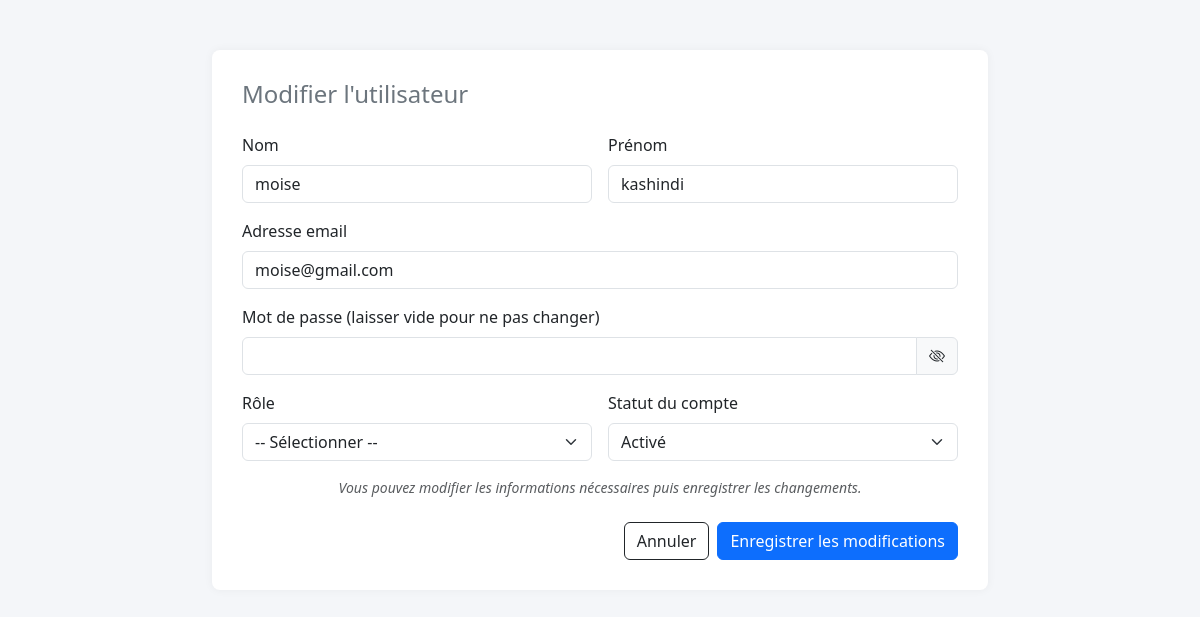
Screenshot of /modifier.php?id=3 with the database file from the repository.
### tables this page shows
CREATE TABLE `users` (
  `id` bigint(20) NOT NULL,
  `user_id` varchar(255) NOT NULL,
  `nom` text NOT NULL,
  `prenom` text NOT NULL,
  `mot_de_passe` varchar(100) NOT NULL,
  `email` varchar(100) NOT NULL,
  `type` tinytext NOT NULL DEFAULT 'Client',
  `limite_retrait` varchar(255) NOT NULL,
  `statut_compte` varchar(255) NOT NULL,
  `devise_utilisee` varchar(255) NOT NULL
);

### modifier.php (the view, shortened to what this page needs)
<?php
require 'Backend/connexion/conn.php';
$userId = (int) $_GET['id'];
$query = "SELECT * FROM users WHERE id = ?";
$stmt = $conn->prepare($query);
$stmt->bind_param("i", $userId);
$stmt->execute();
$result = $stmt->get_result();
$user = $result->fetch_assoc();
function selected($value, $current) {
    return $value === $current ? "selected" : "";
}
?>
<!DOCTYPE html>
<html lang="fr">
<head>
  <link href="https://cdn.jsdelivr.net/npm/bootstrap@5.3.3/dist/css/bootstrap.min.css" rel="stylesheet">
  <link rel="stylesheet" href="https://cdn.jsdelivr.net/npm/bootstrap-icons@1.10.5/font/bootstrap-icons.css">
</head>
<body>
  <div class="container">
    <div class="form-section">
      <h4 class="mb-4 text-secondary">Modifier l'utilisateur</h4>
      <form method="POST">
        <div class="d-flex justify-content-start gap-3 m-auto">
          <div class="mb-3 w-100">
            <label for="nom" class="form-label">Nom</label>
            <input type="text" class="form-control" id="nom" name="nom" value="<?= htmlspecialchars($user['nom']) ?>" required>
          </div>
          <div class="mb-3 w-100">
            <label for="prenom" class="form-label">Prénom</label>
            <input type="text" class="form-control" id="prenom" name="prenom" value="<?= htmlspecialchars($user['prenom']) ?>" required>
          </div>
        </div>
        <div class="mb-3">
          <label for="email" class="form-label">Adresse email</label>
          <input type="email" class="form-control" id="email" name="email" value="<?= htmlspecialchars($user['email']) ?>" required>
        </div>
        <div class="mb-3">
          <label for="mot_de_passe" class="form-label">Mot de passe (laisser vide pour ne pas changer)</label>
          <div class="input-group">
            <input type="password" class="form-control" id="mot_de_passe" name="mot_de_passe">
            <span class="input-group-text">
              <i class="bi bi-eye-slash" id="togglePassword" style="cursor: pointer;"></i>
            </span>
          </div>
        </div>
        <div class="d-flex justify-content-start gap-3 m-auto">
          <div class="mb-3 w-100">
            <label for="type" class="form-label">Rôle</label>
            <select class="form-select" id="type" name="type" required>
              <option value="">-- Sélectionner --</option>
            </select>
          </div>
          <div class="mb-3 w-100">
            <label for="statut_compte" class="form-label">Statut du compte</label>
            <select class="form-select" id="statut_compte" name="statut_compte" required>
              <option value="Activé" <?= selected("Activé", $user['statut_compte']) ?>>Activé</option>
            </select>
          </div>
        </div>
        <small class="text-muted text-center d-block fst-italic">
          Vous pouvez modifier les informations nécessaires puis enregistrer les changements.
        </small>
        <div class="text-end">
          <div class="d-flex gap-2 justify-content-end mt-4">
            <a href="admin.php" class="btn btn-outline-dark">Annuler</a>
            <button type="submit" class="btn btn-primary">Enregistrer les modifications</button>
          </div>
        </div>
      </form>
    </div>
  </div>
</body>
</html>

### modifier.php (style rules this page uses)
body { background-color: #f4f6f9; }
.container { max-width: 800px; margin-top: 50px; }
.form-section { background: white; padding: 30px; border-radius: 8px; box-shadow: 0 0 10px rgba(0,0,0,0.05); }

### rows the page displays
users: nom "moise", prenom "kashindi", email "moise@gmail.com"
